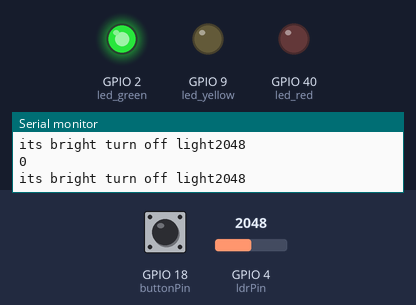
Recording of a sketch running on a simulated ESP32-S3. Shown: output pins drawn as LEDs (lit = HIGH), the last lines printed to the serial monitor. Dashed ring = blinking. The test bench sets the inputs (shaded band); at power-on: GPIO 4 (ldrPin) = 2048, GPIO 18 (buttonPin) LOW.

Above: at 1.2 s.
1.3 s: GPIO 4 (ldrPin) set to 628
4.3 s: GPIO 4 (ldrPin) set to 572
At 5.1 s:
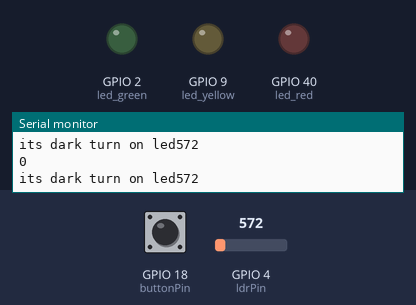
5.8 s: GPIO 4 (ldrPin) set to 1040
At 6.7 s:
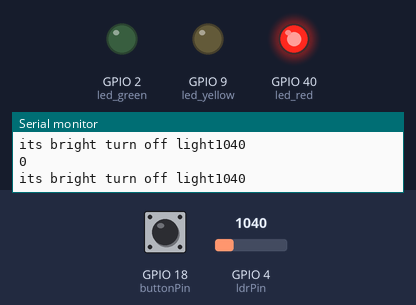
8.8 s: GPIO 4 (ldrPin) set to 560
At 9.6 s:
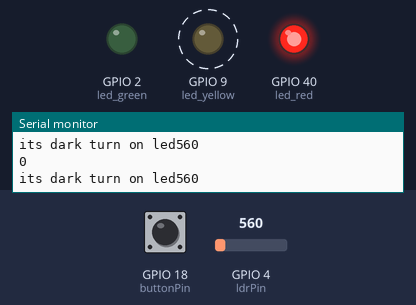
Timing chart, 0 to 12.8 s (numbered marks = the images above; inputs shaded):
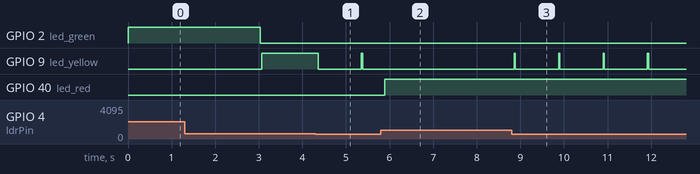

The sketch:

sketch.ino
```cpp
#include <WiFi.h>
#include <HTTPClient.h>

#define led_yellow 9 // Pin used to control yellow led
#define led_green 2 // Pin used to control green led
#define led_red 40 // Pin used to control red led

uint8_t push_count = 0;

const int buttonPin = 18;  // the number of the pushbutton pin
bool buttonState_bool = false; // variable for reading the pushbutton status

const int ldrPin = 4;  // the number of the pushbutton pin
int threshold=600;
int actualMillis = 0;
int lastPointYellow = 0;
unsigned long last_stop = 0;
unsigned long last_button_press = 0;
uint8_t state = 0;

void setup() {

  // Configure as OUTPUT ports of ESP32's leds that are being used
  pinMode(led_yellow,OUTPUT);
  pinMode(led_green,OUTPUT);
  pinMode(led_red,OUTPUT);

  // Inicialize ports of INPUT
  pinMode(buttonPin, INPUT); // Initialize the pushbutton pin as an input
  pinMode(ldrPin, INPUT); // Initialize LDR

  digitalWrite(led_yellow, LOW);
  digitalWrite(led_green, LOW);
  digitalWrite(led_red, LOW);

  Serial.begin(9600); // Configure bound rate as 9600
}

void loop() {
  Serial.println(push_count);
  int ldrstatus=analogRead(ldrPin);
  actualMillis = millis();
  bool buttonState = digitalRead(buttonPin);

  if(ldrstatus<=threshold){
    Serial.print("its dark turn on led");
    Serial.println(ldrstatus);
    if (actualMillis - lastPointYellow >= 1000){
    digitalWrite(led_yellow, HIGH);
    lastPointYellow = actualMillis;
    }else{
      digitalWrite(led_yellow, LOW);
    };
  }else{
    Serial.print("its bright turn off light");
    Serial.println(ldrstatus);


    switch (state){
    case 0:
      if (actualMillis - last_stop >= 3000){ //verify if has already passed 6 seconds
        last_stop = actualMillis; // capture last stop
        state = 1; //switch to next state
        digitalWrite(led_green, LOW); // turn down green led
      } else{
        digitalWrite(led_green, HIGH); //while 6 seconds do not pass, green led is HIGH
      }
      break;

    case 1:
      if (actualMillis - last_stop >= 2000){
        last_stop = actualMillis;
        state = 2;
        digitalWrite(led_yellow, LOW);
      }else{
        digitalWrite(led_yellow, HIGH);
      }
      break;

    case 2:
      if (actualMillis - last_stop >= 5000){
        last_stop = actualMillis;
        state = 0; // return to first state, creating a loop
        digitalWrite(led_red, LOW);
      }else{
        if(buttonState == HIGH){
         delay(200);
         push_count+=1;
         buttonState_bool = true;
         last_button_press = actualMillis;
          if(push_count >= 3){
              WiFi.begin("Wokwi-GUEST", "", 6); // Connect Wifi with "Wokwi-GUEST" SSID

              while (WiFi.status() != WL_CONNECTED) {
                delay(100);
                Serial.print(".");
              }
              Serial.println("Connected succesfully to Wifi"); // When wifi is not "not connectes" anymore, this message is gonna be printed to show wifi is ok


              if(WiFi.status() == WL_CONNECTED){ // If ESP32 is connected with internet
                HTTPClient http;

                String serverPath = "http://www.google.com.br/"; // Endpoint of HTTP request

                http.begin(serverPath.c_str());

                int httpResponseCode = http.GET(); // print result of request

                if (httpResponseCode>0) {
                  Serial.print("HTTP Response code: ");
                  Serial.println(httpResponseCode);
                  String payload = http.getString();
                  Serial.println(payload);
                  }
                else {
                  Serial.print("Error code: ");
                  Serial.println(httpResponseCode);
                  }
                  http.end();
                  push_count = 0;
                }

              else {
                Serial.println("WiFi Disconnected");
              }
          }
         }
         if(buttonState_bool){
          if(actualMillis - last_button_press >= 1000){
            last_stop = actualMillis;
            state = 0;
            digitalWrite(led_red, LOW);
            buttonState_bool = false;
          }
        }else{
        digitalWrite(led_red, HIGH);
        }
      }
    break;
  }

}
}
```

Measured:
- the behaviour switches between 601 and 600 on GPIO 4 (ldrPin) (found by bisection; images 0 and 1)
- after the input at 4.3 s, GPIO 9 (led_yellow): HIGH → LOW after 0.06 s instead of 0.76 s; GPIO 40 (led_red): stays LOW (without the input it goes to HIGH after 0.79 s)
- after the input at 5.8 s, GPIO 9 (led_yellow): stops changing and stays LOW; GPIO 40 (led_red): LOW → HIGH after 0.09 s
- after the input at 8.8 s, GPIO 2 (led_green): stays LOW (without the input it goes to HIGH after 2.1 s); GPIO 9 (led_yellow): alternates HIGH for 0.03 s and LOW for 0.99 s, starting after 0.06 s; GPIO 40 (led_red): stays HIGH (without the input it goes to LOW after 2.1 s)
